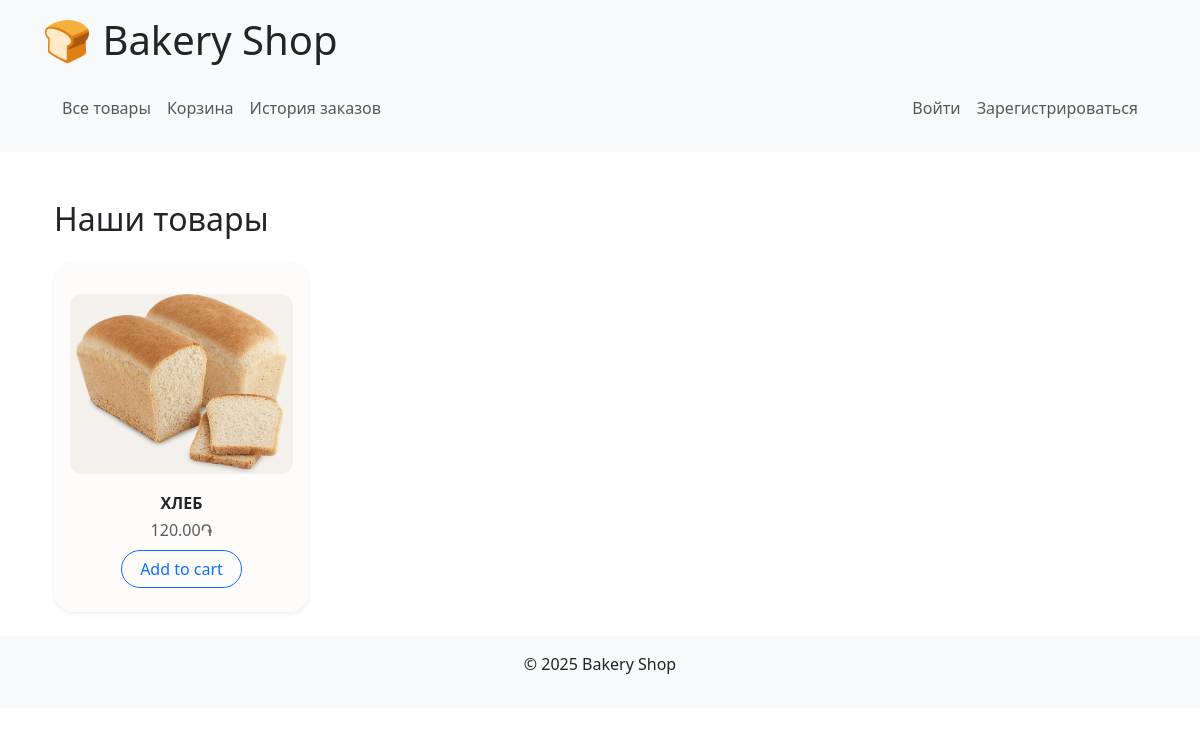
/bakery/products/, run on the app's committed database.
### bakery/models.py (models this page shows, shortened)
class Product(models.Model):
    category = models.ForeignKey(Category, on_delete=models.CASCADE, related_name='products', null=True)
    name = models.CharField(max_length=100)
    description = models.TextField()
    price = models.DecimalField(max_digits=10, decimal_places=2)
    image = models.ImageField(upload_to='products/')
    created_at = models.DateTimeField(auto_now_add=True)

### bakery/views.py (the view)
# urls.py: path('products/', views.product_list, name='product_list'),
def product_list(request):
    products = Product.objects.all()
    return render(request, 'bakery/product_list.html', {'products': products})

### bakery/Templates/bakery/product_list.html (shortened to what this page needs)
{% extends 'bakery/base.html' %}
{% load static %}
{% block extra_css %}
<link rel="stylesheet" href="{% static 'css/product-card.css' %}">
{% endblock %}
{% block content %}
<div class="container mt-5">
    <h2 class="mb-4">Наши товары</h2>
    {% if products %}
        <div class="row row-cols-2 row-cols-md-4 g-4">
            {% for product in products %}
                <div class="col">
                    <a href="{% url 'product_detail' product.pk %}" class="text-decoration-none text-dark">
                        <div class="card product-card h-100 text-center border-0 shadow-sm">
                            <div class="product-image-wrapper mx-auto mt-3">
                                <img src="{{ product.image.url }}" class="img-fluid rounded" alt="{{ product.name }}">
                            </div>
                            <div class="card-body p-2">
                                <h6 class="card-title mb-1">{{ product.name }}</h6>
                                <p class="text-muted mb-0">{{ product.price }}֏</p>
                                <button class="btn btn-outline-primary custom-add-btn mt-2">Add to cart</button>
                            </div>
                        </div>
                    </a>
                </div>
            {% endfor %}
        </div>
    {% else %}
        <p>Нет товаров.</p>
    {% endif %}
</div>
{% endblock %}

### bakery/static/css/product-card.css (style rules this page uses)
.product-card { background-color: #fdfcfa; border-radius: 20px; padding: 16px; transition: transform 0.3s ease, box-shadow 0.3s ease; box-shadow: 0 2px 8px rgba(0, 0, 0, 0.05); }
.product-image-wrapper { width: 100%; height: 180px; display: flex; align-items: center; justify-content: center; background-color: #f4f1ed; border-radius: 12px; overflow: hidden; margin-bottom: 12px; }
.product-image-wrapper img { max-width: 100%; max-height: 100%; object-fit: contain; transition: transform 0.3s ease; }
.card-title { text-transform: uppercase; font-size: 1rem; font-weight: 700; margin-bottom: 0.25rem; }
.btn-outline-primary.custom-add-btn { border-radius: 999px; padding: 6px 18px; font-weight: 500; color: #0d6efd; border-color: #0d6efd; background: transparent; cursor: pointer; transition: background-color 0.3s ease, color 0.3s ease; }

### data on the page
Product: image (picture), name "ХЛЕБ", price "120.00"
